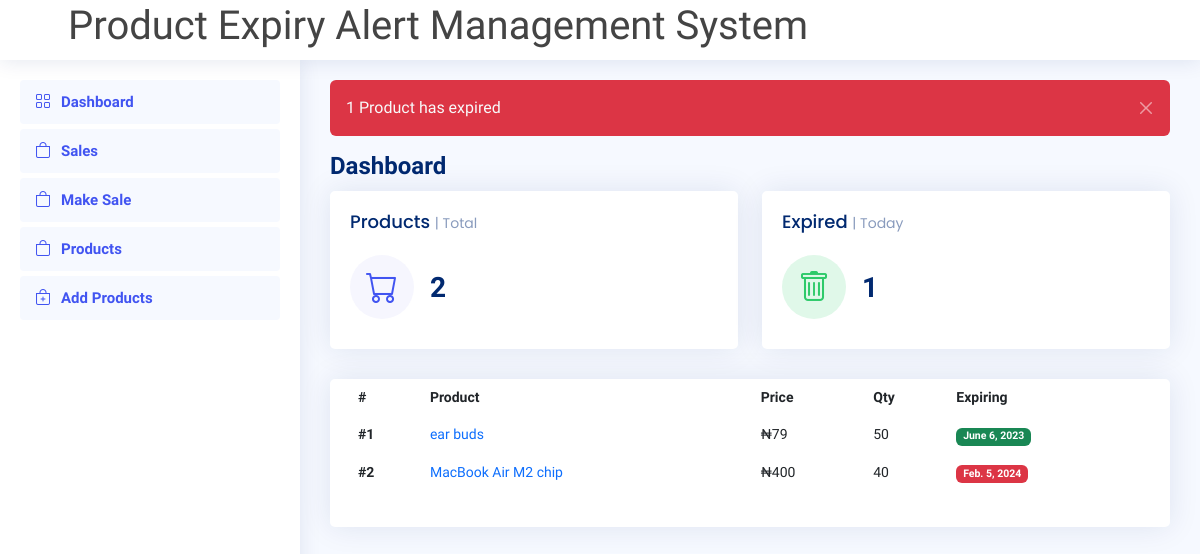
The app's page /, older data.
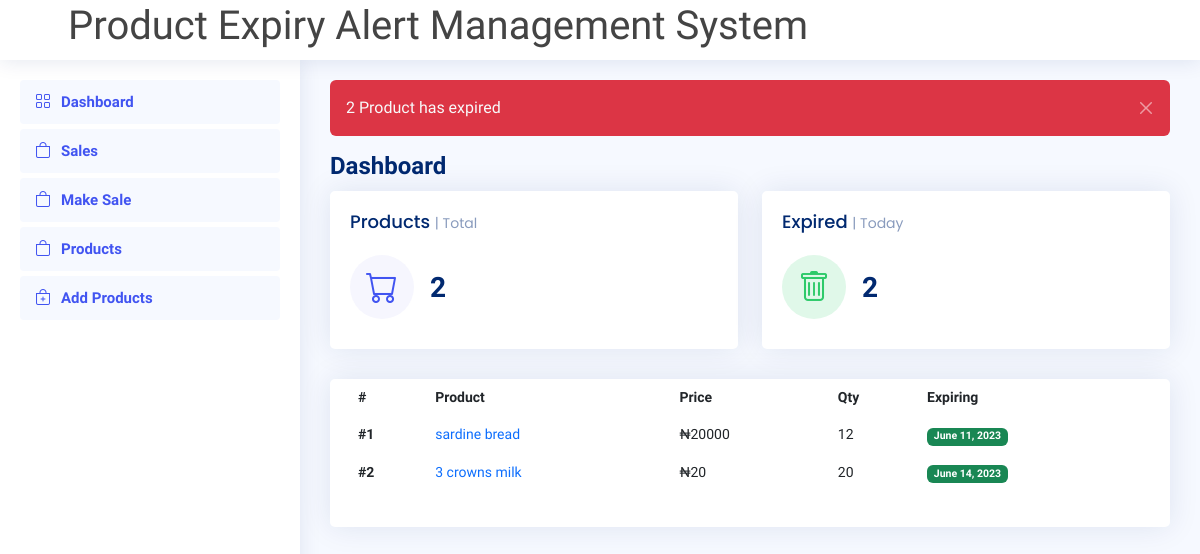
The same page, newer data.
### productManagement/models.py (models this page shows, shortened)
class Product(models.Model):
    category = models.ForeignKey(Category, on_delete=models.CASCADE)
    name = models.CharField(max_length=100)
    description = models.CharField(max_length=100)
    price = models.IntegerField()
    quantity = models.IntegerField()
    expiry_date = models.DateField(blank=True, editable=True)

### productManagement/views.py (the view)
# urls.py: path('', Index.as_view(), name='index'),
class Index(View):
    template_name = "index.html"
    def get(self, request):
        products = Product.objects.all()
        top_5 = products[:5]
        expired_products = []
        today = date.today()
        for product in products:
            if product.expiry_date < today:
                expired_products.append(product)
        context = {"today_now": today, 'product_count': len(list(products)), 'expired_products': expired_products,
                   'expired': len(expired_products), 'top_5': top_5}
        return render(request, self.template_name, context=context)

### templates/index.html (shortened to what the changed rows need)
{% extends "base.html" %}
{% block content %}
{% load tz %}
<header id="header" class="header fixed-top d-flex align-items-center">
    <h1 class="text-center p-5">Product Expiry Alert Management System</h1>
</header>
<main id="main" class="main">
    {% if expired %}
    <div class="alert alert-danger bg-danger text-light border-0 alert-dismissible fade show" role="alert">
        {{expired}} Product has expired
        <button type="button" class="btn-close btn-close-white" data-bs-dismiss="alert" aria-label="Close"></button>
    </div>
    {% endif %}
    <div class="pagetitle">
        <h1>Dashboard</h1>
    </div>
    <section class="section dashboard">
        <div class="row">
            <div class="col-lg-12">
                <div class="row">
                    <div class="col-xxl-4 col-md-6">
                        <div class="card info-card revenue-card">
                            <div class="card-body">
                                <div class="d-flex align-items-center">
                                    <div class="ps-3">
                                        <h6>{{expired}}</h6>
                                    </div>
                                </div>
                            </div>
                        </div>
                    </div>
                    <div class="col-12">
                        <div class="card recent-sales overflow-auto">
                            <div class="card-body">
                                <table class="table table-borderless datatable">
                                    <thead>
                                    <tr>
                                        <th scope="col">#</th>
                                        <th scope="col">Product</th>
                                        <th scope="col">Price</th>
                                        <th scope="col">Qty</th>
                                        <th scope="col">Expiring</th>
                                    </tr>
                                    </thead>
                                    <tbody>
                                    {% for item in top_5 %}
                                    <tr>
                                        <th scope="row">#{{item.pk}}</th>
                                        <td><a href="{%  url 'product_detail' product_id=item.pk %}"
                                               class="text-primary">{{item.name}}</a></td>
                                        <td>₦{{item.price}}</td>
                                        <td>{{item.quantity}}</td>
                                        <td>
                                            {% if item.expiry_date|date:'F j, Y' > today_now|date:'F j, Y' %}
                                            <span class="badge bg-success">{{item.expiry_date}}</span>
                                            {% else %}
                                            <span class="badge bg-danger">{{item.expiry_date}}</span>
                                            {% endif %}
                                        </td>
                                    </tr>
                                    {% endfor %}
                                    </tbody>
                                </table>
                            </div>
                        </div>
                    </div>
                </div>
            </div>
        </div>
    </section>
</main>
{% endblock %}

Row changes from the older to the newer data that the page shows:
changed Product id 1: name "ear buds" → "sardine bread"; price "79" → "20000"; quantity "50" → "12"; expiry_date "June 6, 2023" → "June 11, 2023"
changed Product id 2: name "MacBook Air M2 chip" → "3 crowns milk"; price "400" → "20"; quantity "40" → "20"; expiry_date "Feb. 5, 2024" → "June 14, 2023"
Text that changed along with them:
{{ expired }}: "1" → "2"
